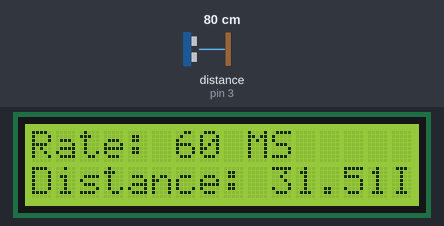
This sketch was run on a simulated Arduino Uno, built with avr-gcc and run on an emulated ATmega328P. On the bench: 16×2 character LCD. Wiring (inferred from the names in the program): ultrasonic range finder: trigger pin 4; echo pin 3. The inputs (shaded band) are chosen by the test bench; at power-on: distance to the obstacle (sensor on pin 3) 80 cm. The echo pulse lasts 58.3 µs per cm.

Above: at 1.2 s.
1.3 s: distance to the obstacle (sensor on pin 3) set to 4 cm
At 1.92 s:
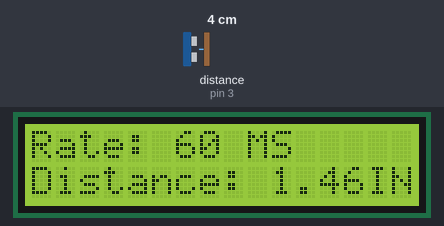
3.0 s: distance to the obstacle (sensor on pin 3) set to 35 cm
At 3.63 s:
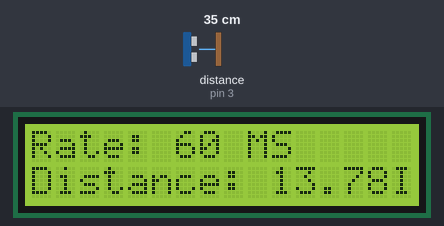
4.5 s: distance to the obstacle (sensor on pin 3) set to 299 cm
At 4.97 s:
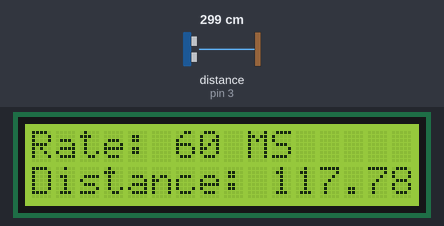
6.0 s: distance to the obstacle (sensor on pin 3) set to 2 cm
At 7.5 s:
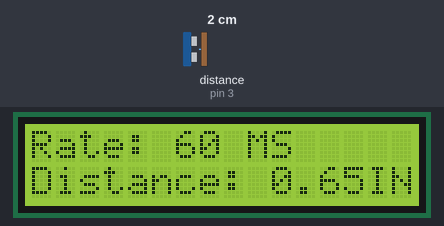
7.7 s: distance to the obstacle (sensor on pin 3) set to 60 cm
At 8.08 s:
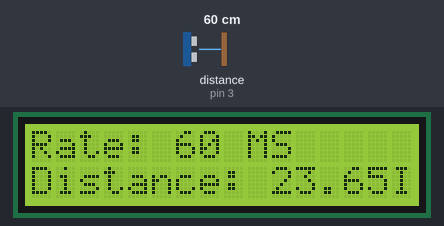
9.2 s: distance to the obstacle (sensor on pin 3) set to 9 cm
At 10.86 s:
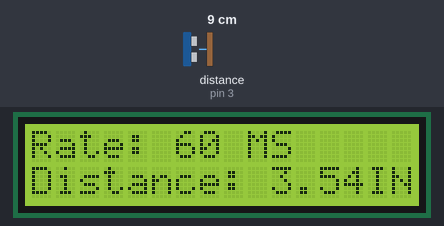

The sketch:

UltraSonic_Sensor_and_LCD_Screen.ino
```cpp
#include <LiquidCrystal.h>

unsigned long lastTimeUltrasonicTrigger = millis();
unsigned long ultrasonicTriggerDelay = 60;

volatile unsigned long pulseInTimeBegin;
volatile unsigned long pulseInTimeEnd;
volatile boolean newDistanceAvailable = false;

#define ECHO_PIN 3
#define TRIGGER_PIN 4

#define LCD_RS A5
#define LCD_E A4
#define LCD_D4 6
#define LCD_D5 5
#define LCD_D6 8
#define LCD_D7 11


LiquidCrystal lcd (LCD_RS, LCD_E, LCD_D4,
                   LCD_D5, LCD_D6, LCD_D7);


void triggerUltrasonicSensor(){

  digitalWrite(TRIGGER_PIN, LOW);
  delayMicroseconds(2);

  digitalWrite(TRIGGER_PIN, HIGH);
  delayMicroseconds(10);
  digitalWrite(TRIGGER_PIN, LOW);

}


void echoPinInterrupt(){

  if (digitalRead(ECHO_PIN) == HIGH){
    pulseInTimeBegin = micros();
  }
  else{
    pulseInTimeEnd = micros();
    newDistanceAvailable = true;
  }

}


float getUltrasonicSensorDistance(){

  float durationMicros = pulseInTimeEnd - pulseInTimeBegin;
  float distance = durationMicros / 148.0;

  return distance;

}


void setup() {

  lcd.begin(16, 2);

  pinMode(ECHO_PIN, INPUT);
  pinMode(TRIGGER_PIN, OUTPUT);

  attachInterrupt(digitalPinToInterrupt(ECHO_PIN),
                  echoPinInterrupt,
                  CHANGE);

}


void loop() {

  unsigned long timeNow = millis();

  if (timeNow - lastTimeUltrasonicTrigger >= ultrasonicTriggerDelay){

    lastTimeUltrasonicTrigger = timeNow;
    triggerUltrasonicSensor();

  }

  if (newDistanceAvailable){

    newDistanceAvailable = false;
    double distance = getUltrasonicSensorDistance();

    lcd.print("Rate: ");
    lcd.print(ultrasonicTriggerDelay);
    lcd.print(" MS");

    lcd.setCursor(0, 1);
    lcd.print("Distance: ");
    lcd.print(distance);
    lcd.print("IN");

  }
}
```

Measured:
- after the input at 1.3 s, the display: first changes at once (image 1 shows a later state)
- after the input at 3.0 s, the display: first changes at once (image 2 shows a later state)
- after the input at 4.5 s, the display: first changes at once (image 3 shows a later state)
- after the input at 6.0 s, the display: first changes at once (image 4 shows a later state)
- after the input at 7.7 s, the display: changes after 0.05 s (image 5)
- after the input at 9.2 s, the display: changes after 0.05 s (image 6)
